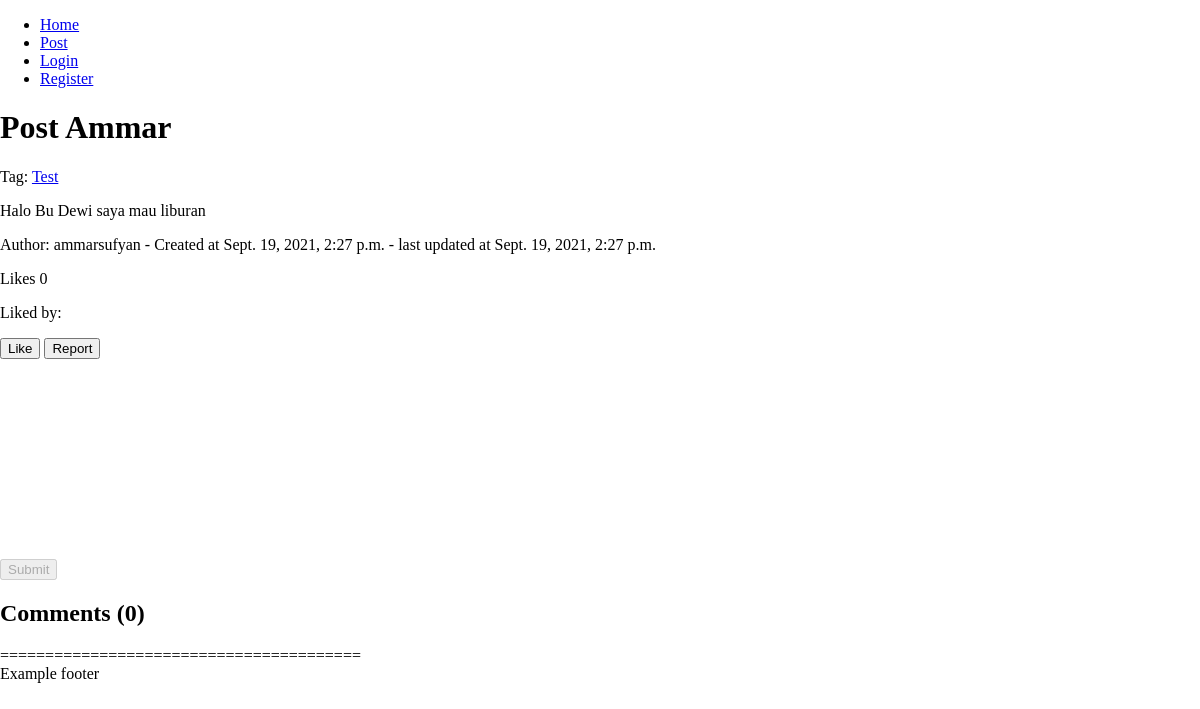
Before: /post/10/Post-Ammar with the older database file.
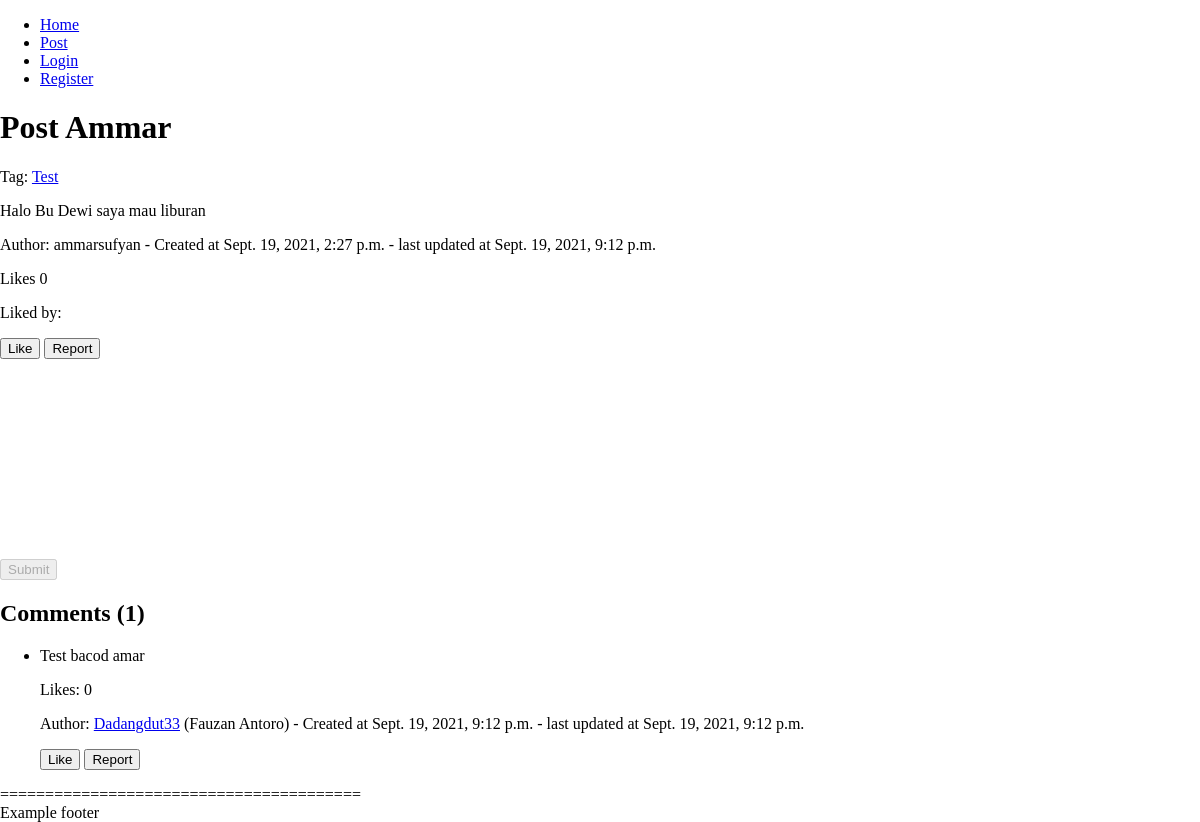
After: the same page with the newer database file.
### sehat_in_webproject/models.py (models this page shows)
class Post(models.Model): # Post
    id = models.AutoField(primary_key=True)
    title = models.CharField(max_length=200)
    content = models.TextField()
    tag = models.ForeignKey(Tag, on_delete=models.CASCADE, null=True)
    created_at = models.DateTimeField(auto_now_add=True)
    updated_at = models.DateTimeField(auto_now=True)
    user = models.ForeignKey(User, on_delete=models.SET_NULL, null=True)
    likes = models.IntegerField(default=0)
    comments = models.IntegerField(default=0)
    post_Type = models.CharField(max_length=50, default='forum')

class Tag(models.Model): # Tag of a post, will be generated by admin only
    name = models.CharField(max_length=50)
    adminOnly = models.BooleanField(default=False)

class Comment(models.Model): # Comment of a post
    id = models.AutoField(primary_key=True)
    content = models.TextField()
    created_at = models.DateTimeField(auto_now_add=True)
    updated_at = models.DateTimeField(auto_now=True)
    post = models.ForeignKey(Post, on_delete=models.CASCADE)
    user = models.ForeignKey(User, on_delete=models.SET_NULL, null=True)
    likes = models.IntegerField(default=0)

### sehat_in_webproject/views.py (the view)
# urls.py: path('post/<str:id>/<str:title>', views.post_Url, name='post'), # Vanity url
def post_Url(request, id, title):
    if id is not None and title is not None:
        post = Post.objects.get(id=id)
        if title.replace('-', ' ') != post.title:
            return redirect('/post/' + str(post.id) + '/' + post.title.replace(' ', '-'))
        if post is not None:
            comments = Comment.objects.filter(post=post).order_by('created_at') # oldest to newest
            likes = Like.objects.filter(post=post)
            return render(request, 'post/postview.html', {'post': post, 'comments': comments, 'likes': likes})
        else:
            raise Http404
    else:
        raise Http404

### templates/post/postview.html (shortened to what this page needs)
<!DOCTYPE html>
{% load static %}
<html lang="en">
<head>
    <link rel="stylesheet" type="text/css" href="{% static 'css/style.css' %}">
    <link href="https://cdn.quilljs.com/1.3.6/quill.snow.css" rel="stylesheet">
</head>
<body>
    {% include 'templates/header.html' %}
    <div class="post">
        <h1>{{ post.title }}</a></h1>
        <p>Tag: <a href="/post/tag/{{ post.tag.name }}">{{ post.tag.name }}</a></p>
        {% autoescape off %}
        {{ post.content }}
        {% endautoescape %}
        <p> Author: {% if post.user == null %}deleted{% else %}{{ post.user }}{% endif %} - Created at {{ post.created_at }} - last updated at {{ post.updated_at }}</p>
        <p>Likes <span id="post-like-count">{{ likes|length }}</span></p>
        <p>Liked by:
        </p>
        <button class="button like" onclick="likePost('{{ user.is_authenticated }}', '{{ post.id }}', '{{ post.title }}', '{{ csrf_token }}')">Like</button>
        {% if post.user.id == user.id %}
            <button class="button edit" onclick="editPost('{{ user.is_authenticated }}', '{{ post.id }}', '{{ post.title }}')">Edit</button>
            <button class="button delete" onclick="deletePost('{{ user.is_authenticated }}', '{{ post.id }}', '{{ post.title }}', '{{ csrf_token }}', 'user')">Delete</button>
        {% else %}
            <button class="button report" onclick="reportPost('{{ user.is_authenticated }}', '{{ post.id }}', '{{ post.title }}', '{{ csrf_token }}')">Report</button>
        {% endif %}
    </div>
    <div class="comment-form">
        <div id="editor"></div>
        {% if user.is_authenticated %}
            <button type="submit" onclick="comment('{{ user.is_authenticated }}', '{{ post.id }}', '{{ post.title }}', '{{ csrf_token }}')">Submit</button>
        {% else %}
            <button type="submit" onclick="comment('{{ user.is_authenticated }}', '{{ post.id }}', '{{ post.title }}', '{{ csrf_token }}')" disabled>Submit</button>
        {% endif %}
    </div>
    <div class="comment-box">
        <h2>Comments (<span id="comment-counter">{{ comments|length }}</span>)</h2>
        <ul>
            {% for comment in comments %}
            <li class="comment" id="comments-{{ comment.id }}">
                <span id="fill-{{ comment.id }}">
                    <div style="max-width: 800px;" id="comment-{{comment.id}}">
                        {% autoescape off %}
                        {{ comment.content }}
                        {% endautoescape %}
                    </div>
                </span>
                <p>Likes: <span id="comment-like-count-{{ comment.id }}"> {{ comment.likes }}</p>
                {% if comment.user == null %}
                <p>Author: <a href="/profile/deleted">deleted</a> - Created at {{ comment.created_at }} - last updated at {{ comment.updated_at }}</p>
                {% else %}
                <p>Author: <a href="/profile/{{ comment.user.username }}">{{ comment.user.username }}</a> ({{ comment.user.first_name }} {{ comment.user.last_name }}) - Created at {{ comment.created_at }} - last updated at {{ comment.updated_at }}</p>
                {% endif %}
                <button onclick="likeComment('{{ user.is_authenticated }}', '{{ post.id }}', '{{ post.title }}', '{{ comment.id }}', '{{ csrf_token }}')">Like</button>
                {% if not comment.user.id == user.id %}
                <button onclick="reportComment('{{ user.is_authenticated }}', '{{ post.id }}', '{{ post.title }}', '{{ comment.id }}', '{{ csrf_token }}')">Report</button>
                {% endif %}
            </li>
            {% endfor %}
        </ul>
    </div>
    {% include 'templates/footer.html' %}
</body>
</html>

Changed rows visible on the page:
changed Post "Post Ammar": updated_at "Sept. 19, 2021, 2:27 p.m." → "Sept. 19, 2021, 9:12 p.m."
added Comment: content "Test bacod amar", likes "0", user.username "Dadangdut33", user.first_name "Fauzan", user.last_name "Antoro", created_at "Sept. 19, 2021, 9:12 p.m.", updated_at "Sept. 19, 2021, 9:12 p.m."
Other visible differences:
{{ comments|length }}: "0" → "1"
